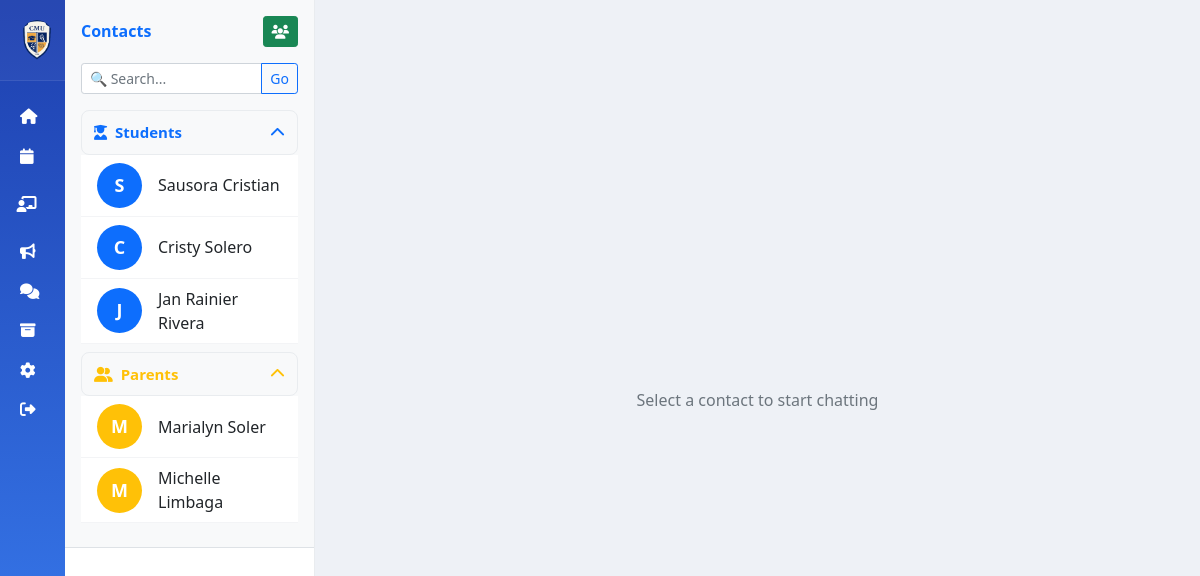
Page /teachers/messages/ (signed in) on the committed database.
### accounts/models.py (models this page shows, shortened)
class User(AbstractUser):
    ROLE_CHOICES = [
        ('student', 'Student'),
        ('teacher', 'Teacher'),
        ('parent', 'Parent'),
        ('admin', 'Admin'),
        ("school_admin", "School Admin"),
    ]
    role = models.CharField(
        max_length=20,
        choices=ROLE_CHOICES,
        blank=True,   # ✅ allow empty
        null=True     # ✅ allow NULL in DB
    )

### teachers/views.py (the view, shortened to what this page needs)
# urls.py: path('messages/', views.messages_inbox, name='messages_inbox'),
@login_required
def messages_inbox(request):
    user = request.user
    query = request.GET.get('q', '')
    if user.role == 'teacher':
        classes = Class.objects.filter(teacher=user, is_archived=False)
    elif user.role == 'student':
        classes = Class.objects.filter(students=user, is_archived=False)
    elif user.role == 'parent':
        parent_profile = getattr(user, 'parent_profile', None)
        if parent_profile:
            classes = Class.objects.filter(students__in=parent_profile.students.all(), is_archived=False).distinct()
        else:
            classes = Class.objects.none()
    else:
        classes = Class.objects.none()
    contacts = User.objects.none()
    if user.role == 'teacher':
        students = User.objects.filter(enrolled_classes__in=classes, role='student').distinct()
        parents = User.objects.filter(
            parent_profile__students__in=students,
            role='parent'
        ).distinct()
        contacts = list(chain(students, parents))
    contact_ids = {c.id for c in contacts if c.id != user.id}
    contacts = User.objects.filter(id__in=contact_ids)
    contacts_teachers = contacts.filter(role='teacher')
    contacts_students = contacts.filter(role='student')
    contacts_parents = contacts.filter(role='parent')
    context = {
        'classes': classes,
        'class_count': classes.count(),
        'contacts_teachers': contacts_teachers,
        'contacts_students': contacts_students,
        'contacts_parents': contacts_parents,
        'other_user': None,
        'messages': [],
        'query': query,
    }
    return render(request, 'teachers/conversation.html', context)

### teachers/templates/teachers/conversation.html (shortened to what this page needs)
{% load static %}
<!DOCTYPE html>
<html lang="en">
<head>
  <link rel="stylesheet" href="https://cdnjs.cloudflare.com/ajax/libs/font-awesome/6.4.0/css/all.min.css">
  <link href="https://cdn.jsdelivr.net/npm/bootstrap@5.1.3/dist/css/bootstrap.min.css" rel="stylesheet">
</head>
<body>
  <div class="sidebar-hover-area" id="sidebarHoverArea" aria-hidden="true"></div>
  <aside class="sidebar closed" id="sidebar" aria-label="Main sidebar">
    <div class="logo">
      <img src="{% static 'images/cmu.jpg' %}" alt="CMU Logo">
    </div>
    <nav class="nav-menu" aria-label="Main navigation">
      <a href="{% url 'teachers:dashboard' %}" class="nav-item"><i class="fas fa-home"></i><span class="nav-label">Home</span></a>
      <a href="{% url 'teachers:calendar' %}" class="nav-item"><i class="fas fa-calendar"></i><span class="nav-label">Event Calendar</span></a>
     <div class="dropdown-container">
            <div class="teaching-header" id="teachingHeader">
                <div class="teaching-content">
                    <i class="fas fa-chalkboard-user"></i>
                </div>
            </div>
        </div>
      <a href="{% url 'teachers:announcement_list' %}" class="nav-item"><i class="fas fa-bullhorn"></i><span class="nav-label">Announcement</span></a>
      <a href="{% url 'teachers:messages_inbox' %}" class="nav-item"><i class="fas fa-comments"></i><span class="nav-label">Messages</span></a>
      <a href="{% url 'teachers:archived_classes' %}" class="nav-item"><i class="fas fa-archive"></i><span class="nav-label">Archived Classes</span></a>
      <a href="{% url 'accounts:settings' %}" class="nav-item"><i class="fas fa-cog"></i><span class="nav-label">Settings</span></a>
      <a href="{% url 'account_logout' %}" class="nav-item"><i class="fas fa-sign-out-alt"></i><span class="nav-label">Logout</span></a>
    </nav>
  </aside>
  <div class="main-content d-flex" id="mainContent">
    <aside class="chat-sidebar" id="chatSidebar" aria-label="Chat sidebar">
      <div class="chat-sidebar-header p-3 border-bottom">
        <div class="d-flex justify-content-between align-items-center flex-wrap">
         <h6 class="mb-0 fw-bold text-primary">Contacts</h6>
<div class="d-flex align-items-center gap-2">
  <button class="btn btn-sm btn-success" data-bs-toggle="modal" data-bs-target="#createGroupModal" title="Create Group Chat">
    <i class="fas fa-users"></i>
  </button>
</div>
<form method="get" action="" class="mt-3">
  <div class="input-group input-group-sm">
    <input
      type="text"
      name="q"
      id="searchInput"
      class="form-control"
      placeholder="🔍 Search..."
      value="{{ request.GET.q }}"
    >
    <button class="btn btn-outline-primary" type="submit">Go</button>
  </div>
</form>
<div id="contactsList" class="chat-contacts list-group list-group-flush mt-3">
  {% if contacts_students %}
  <div class="mb-2">
    <button class="btn w-100 d-flex justify-content-between align-items-center text-start border-0 bg-transparent fw-bold text-primary"
            data-bs-toggle="collapse" data-bs-target="#studentsCollapse" aria-expanded="true">
      <span><i class="fas fa-user-graduate me-1"></i> Students</span>
     <i class="fas fa-chevron-down ms-auto rotate-icon"></i>
    </button>
    <div class="collapse show" id="studentsCollapse">
      {% for contact in contacts_students %}
        <a href="{% url 'teachers:conversation' contact.id %}"
           class="list-group-item list-group-item-action d-flex align-items-center py-2 {% if other_user and contact.id == other_user.id %}active bg-primary text-white{% endif %}">
          <div class="chat-contact-avatar me-3">
            {% if contact.profile.profile_picture %}
              <img src="{{ contact.profile.profile_picture.url }}" class="rounded-circle" style="width:45px; height:45px; object-fit:cover;">
            {% else %}
              <div class="rounded-circle bg-primary text-white fw-bold d-flex justify-content-center align-items-center"
                   style="width:45px; height:45px; font-size:18px;">
                {{ contact.get_full_name|slice:":1"|upper }}
              </div>
            {% endif %}
          </div>
          <div class="flex-grow-1">
            <div class="fw-semibold">{{ contact.get_full_name }}</div>
          </div>
        </a>
      {% endfor %}
    </div>
  </div>
  {% endif %}
  {% if contacts_parents %}
  <div class="mb-2">
    <button class="btn w-100 d-flex justify-content-between align-items-center text-start border-0 bg-transparent fw-bold text-warning"
            data-bs-toggle="collapse" data-bs-target="#parentsCollapse" aria-expanded="true">
      <span><i class="fas fa-user-friends me-1"></i> Parents</span>
   <i class="fas fa-chevron-down ms-auto rotate-icon"></i>
    </button>
    <div class="collapse show" id="parentsCollapse">
      {% for contact in contacts_parents %}
        <a href="{% url 'teachers:conversation' contact.id %}"
           class="list-group-item list-group-item-action d-flex align-items-center py-2 {% if other_user and contact.id == other_user.id %}active bg-primary text-white{% endif %}">
          <div class="chat-contact-avatar me-3">
            {% if contact.profile.profile_picture %}
              <img src="{{ contact.profile.profile_picture.url }}" class="rounded-circle" style="width:45px; height:45px; object-fit:cover;">
            {% else %}
              <div class="rounded-circle bg-warning text-white fw-bold d-flex justify-content-center align-items-center"
                   style="width:45px; height:45px; font-size:18px;">
                {{ contact.get_full_name|slice:":1"|upper }}
              </div>
            {% endif %}
          </div>
          <div class="flex-grow-1">
            <div class="fw-semibold">{{ contact.get_full_name }}</div>
          </div>
        </a>
      {% endfor %}
    </div>
  </div>
  {% endif %}
</div>
    </aside>
    <main class="chat-main flex-grow-1 d-flex flex-column" id="chatMain">
      {% if other_user %}
        <header class="chat-header d-flex align-items-center border-bottom p-3">
          <div class="chat-header-avatar me-2">
            {% if other_user.profile_picture %}
              <img src="{{ other_user.profile_picture.url }}" alt="{{ other_user.get_full_name }}" class="rounded-circle" style="width:45px; height:45px; object-fit:cover;">
            {% else %}
              <div class="rounded-circle bg-primary text-white fw-bold d-flex justify-content-center align-items-center"
                   style="width:45px; height:45px; font-size:18px;">
                {{ other_user.get_full_name|slice:":1"|upper }}
              </div>
            {% endif %}
          </div>
          <div>
            <div class="fw-semibold">{{ other_user.get_full_name }}</div>
            <div class="text-muted small">{% if other_user.is_active %}Online{% else %}Offline{% endif %}</div>
          </div>
        </header>
        <section class="chat-messages flex-grow-1 p-3" id="messages">
          {% for msg in messages %}
            <div class="d-flex mb-2 {% if msg.sender == request.user %}justify-content-end{% else %}justify-content-start{% endif %}">
              {% if msg.sender != request.user %}
                <div class="chat-avatar me-2 d-flex align-items-end">
                  {% if msg.sender.profile_picture %}
                    <img src="{{ msg.sender.profile_picture.url }}" alt="{{ msg.sender.get_full_name }}" class="rounded-circle" style="width:30px; height:30px; object-fit:cover;">
                  {% else %}
                    <div class="rounded-circle bg-primary text-white d-flex justify-content-center align-items-center"
                         style="width:30px; height:30px; font-size:14px; font-weight:bold;">
                      {{ msg.sender.get_full_name|slice:":1"|upper }}
                    </div>
                  {% endif %}
                </div>
              {% endif %}
              <div>
                <div class="message-bubble" onclick="toggleTimestamp(this)">{{ msg.content }}</div>
                <div class="text-muted small mt-1 {% if msg.sender == request.user %}text-end{% endif %}" style="display:none;">
                  {{ msg.timestamp|date:"M d, Y H:i" }}
                </div>
              </div>
              {% if msg.sender == request.user %}
                <div class="chat-avatar ms-2 d-flex align-items-end">
                  {% if msg.sender.profile_picture %}
                    <img src="{{ msg.sender.profile_picture.url }}" alt="{{ msg.sender.get_full_name }}" class="rounded-circle" style="width:30px; height:30px; object-fit:cover;">
                  {% else %}
                    <div class="rounded-circle bg-primary text-white d-flex justify-content-center align-items-center"
                         style="width:30px; height:30px; font-size:14px; font-weight:bold;">
                      {{ msg.sender.get_full_name|slice:":1"|upper }}
                    </div>
                  {% endif %}
                </div>
              {% endif %}
            </div>
          {% empty %}
            <p class="text-muted text-center">No messages yet.</p>
          {% endfor %}
        </section>
        <form method="post" class="chat-input d-flex border-top p-3">
          {% csrf_token %}
          <input type="text" name="content" class="form-control me-2" placeholder="Type a message..." required>
          <button type="submit" class="btn btn-primary"><i class="fas fa-paper-plane"></i></button>
        </form>
      {% else %}
        <div class="p-5 text-center text-muted flex-grow-1 d-flex align-items-center justify-content-center">
          Select a contact to start chatting
        </div>
      {% endif %}
    </main>
  </div>
</body>
</html>

### teachers/templates/teachers/conversation.html (style rules this page uses)
.sidebar { width: 280px; background: linear-gradient(180deg, #1e40af, #3b82f6); color: #fff; height: 100vh; position: fixed; left: 0; top: 0; z-index: 1100; display: flex; flex-direction: column; transition: width 0.28s cubic-bezier(.4,2,.7,.9), transform 0.28s ease; overflow: hidden; }
.sidebar.closed { width: 65px; }
.sidebar .logo { display:flex; align-items:center; padding:20px; border-bottom:1px solid rgba(255,255,255,0.08); background: rgba(255,255,255,0.04); }
.logo img { width:40px; height:40px; border-radius:50%; margin-right:12px; }
.nav-menu { flex:1; padding:16px 0; overflow:auto; }
.nav-item { display:flex; align-items:center; padding:12px 20px; color:white; text-decoration:none; transition:all .18s; font-size:.97rem; font-weight:500; white-space:nowrap; }
.nav-item i { margin-right: 15px; color: white; min-width: 21px; }
.sidebar.closed .dropdown-container .teaching-header { justify-content: center; }
.dropdown-container { position:relative; }
.teaching-header { display: flex; align-items: center; justify-content: space-between; padding: 12px 16px; cursor: pointer; transition: all 0.3s ease; }
.teaching-content { display: flex; align-items: center; color: white; }
.teaching-content i { width: 32px; height: 32px; border-radius: 50%; margin-right: 12px; display: flex; align-items: center; justify-content: center; font-size: 16px; color: white; }
.sidebar-hover-area { position:fixed; left:0; top:0; width:22px; height:100vh; z-index:1150; background:transparent; }
.main-content { margin-left:280px; transition: margin-left .28s; min-height:100vh; background:#f8f9fa; display:flex; }
.sidebar.closed ~ .main-content { margin-left:65px; }
.chat-sidebar { width:250px; display:flex; flex-direction:column; background:#fff; border-right:1px solid #e9ecef; transition: transform .28s ease; z-index:1050; }
.chat-sidebar-header { background:#f8f9fa; border-bottom:1px solid #e9ecef; }
.chat-contacts .list-group-item { border:none; border-bottom:1px solid #f3f4f6; transition:all .15s; }
.chat-main { flex:1; display:flex; flex-direction:column; min-height:100vh; background:#eef1f6; }
.chat-contacts .btn[data-bs-toggle="collapse"] { display: flex; align-items: center; justify-content: space-between; width: 100%; border-radius: 8px; padding: 10px 12px; font-size: 15px; font-weight: 600; transition: background-color 0.3s ease, box-shadow 0.3s ease; background-color: #f8f9fa !important; border: 1px solid #e9ecef !important; }
.chat-contacts .btn[data-bs-toggle="collapse"]:not(.collapsed) { background-color: #f8f9fa !important; }
.rotate-icon { transition: transform 0.3s ease; }
button[aria-expanded="true"] .rotate-icon { transform: rotate(180deg); }

### rows in the picture
User: get_full_name "S", get_full_name "Sausora Cristian"
User: get_full_name "C", get_full_name "Cristy Solero"
User: get_full_name "J", get_full_name "Jan Rainier Rivera"
User: get_full_name "M", get_full_name "Marialyn Soler"
User: get_full_name "M", get_full_name "Michelle Limbaga"
